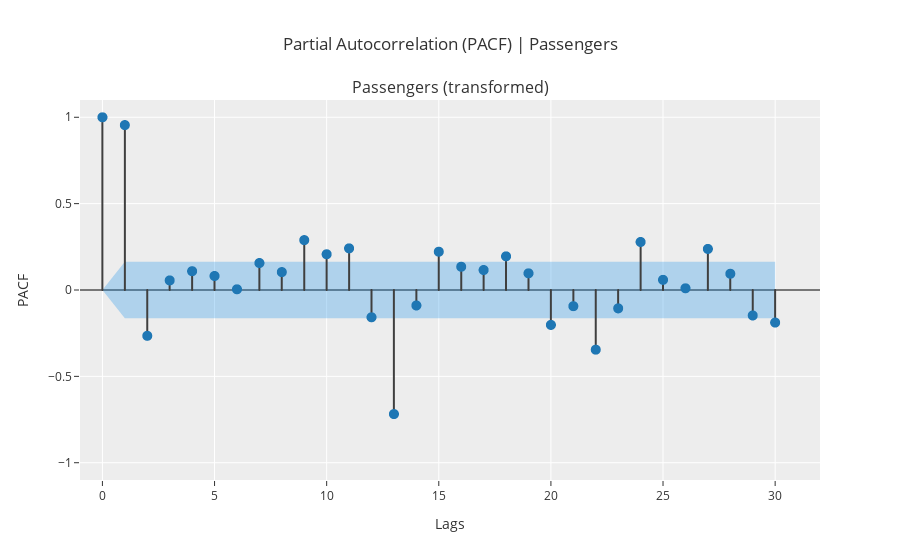

The notebook cell this image was saved under:
### Code cell
exp.plot_model(plot='pacf', data_kwargs={'nlags':30})

### Figure 1 — Plotly figure (JSON) as saved in the notebook; plotly's stock layout.template omitted (floating-point values rounded to 4 significant figures)
{"data": [{"line": {"color": "#3f3f3f"}, "marker": {"size": 10}, "mode": "lines", "name": "PACF", "showlegend": false, "type": "scattergl", "x": [0, 0], "xaxis": "x", "y": [0, 1], "yaxis": "y"}, {"line": {"color": "#3f3f3f"}, "marker": {"size": 10}, "mode": "lines", "name": "PACF", "showlegend": false, "type": "scattergl", "x": [1, 1], "xaxis": "x", "y": [0, 0.9547], "yaxis": "y"}, {"line": {"color": "#3f3f3f"}, "marker": {"size": 10}, "mode": "lines", "name": "PACF", "showlegend": false, "type": "scattergl", "x": [2, 2], "xaxis": "x", "y": [0, -0.2653], "yaxis": "y"}, {"line": {"color": "#3f3f3f"}, "marker": {"size": 10}, "mode": "lines", "name": "PACF", "showlegend": false, "type": "scattergl", "x": [3, 3], "xaxis": "x", "y": [0, 0.05547], "yaxis": "y"}, {"line": {"color": "#3f3f3f"}, "marker": {"size": 10}, "mode": "lines", "name": "PACF", "showlegend": false, "type": "scattergl", "x": [4, 4], "xaxis": "x", "y": [0, 0.1089], "yaxis": "y"}, {"line": {"color": "#3f3f3f"}, "marker": {"size": 10}, "mode": "lines", "name": "PACF", "showlegend": false, "type": "scattergl", "x": [5, 5], "xaxis": "x", "y": [0, 0.08113], "yaxis": "y"}, {"line": {"color": "#3f3f3f"}, "marker": {"size": 10}, "mode": "lines", "name": "PACF", "showlegend": false, "type": "scattergl", "x": [6, 6], "xaxis": "x", "y": [0, 0.004125], "yaxis": "y"}, {"line": {"color": "#3f3f3f"}, "marker": {"size": 10}, "mode": "lines", "name": "PACF", "showlegend": false, "type": "scattergl", "x": [7, 7], "xaxis": "x", "y": [0, 0.1562], "yaxis": "y"}, {"line": {"color": "#3f3f3f"}, "marker": {"size": 10}, "mode": "lines", "name": "PACF", "showlegend": false, "type": "scattergl", "x": [8, 8], "xaxis": "x", "y": [0, 0.1037], "yaxis": "y"}, {"line": {"color": "#3f3f3f"}, "marker": {"size": 10}, "mode": "lines", "name": "PACF", "showlegend": false, "type": "scattergl", "x": [9, 9], "xaxis": "x", "y": [0, 0.2888], "yaxis": "y"}, {"line": {"color": "#3f3f3f"}, "marker": {"size": 10}, "mode": "lines", "name": "PACF", "showlegend": false, "type": "scattergl", "x": [10, 10], "xaxis": "x", "y": [0, 0.2069], "yaxis": "y"}, {"line": {"color": "#3f3f3f"}, "marker": {"size": 10}, "mode": "lines", "name": "PACF", "showlegend": false, "type": "scattergl", "x": [11, 11], "xaxis": "x", "y": [0, 0.2411], "yaxis": "y"}, {"line": {"color": "#3f3f3f"}, "marker": {"size": 10}, "mode": "lines", "name": "PACF", "showlegend": false, "type": "scattergl", "x": [12, 12], "xaxis": "x", "y": [0, -0.158], "yaxis": "y"}, {"line": {"color": "#3f3f3f"}, "marker": {"size": 10}, "mode": "lines", "name": "PACF", "showlegend": false, "type": "scattergl", "x": [13, 13], "xaxis": "x", "y": [0, -0.7183], "yaxis": "y"}, {"line": {"color": "#3f3f3f"}, "marker": {"size": 10}, "mode": "lines", "name": "PACF", "showlegend": false, "type": "scattergl", "x": [14, 14], "xaxis": "x", "y": [0, -0.08948], "yaxis": "y"}, {"line": {"color": "#3f3f3f"}, "marker": {"size": 10}, "mode": "lines", "name": "PACF", "showlegend": false, "type": "scattergl", "x": [15, 15], "xaxis": "x", "y": [0, 0.2216], "yaxis": "y"}, {"line": {"color": "#3f3f3f"}, "marker": {"size": 10}, "mode": "lines", "name": "PACF", "showlegend": false, "type": "scattergl", "x": [16, 16], "xaxis": "x", "y": [0, 0.1346], "yaxis": "y"}, {"line": {"color": "#3f3f3f"}, "marker": {"size": 10}, "mode": "lines", "name": "PACF", "showlegend": false, "type": "scattergl", "x": [17, 17], "xaxis": "x", "y": [0, 0.1156], "yaxis": "y"}, {"line": {"color": "#3f3f3f"}, "marker": {"size": 10}, "mode": "lines", "name": "PACF", "showlegend": false, "type": "scattergl", "x": [18, 18], "xaxis": "x", "y": [0, 0.1948], "yaxis": "y"}, {"line": {"color": "#3f3f3f"}, "marker": {"size": 10}, "mode": "lines", "name": "PACF", "showlegend": false, "type": "scattergl", "x": [19, 19], "xaxis": "x", "y": [0, 0.09666], "yaxis": "y"}, {"line": {"color": "#3f3f3f"}, "marker": {"size": 10}, "mode": "lines", "name": "PACF", "showlegend": false, "type": "scattergl", "x": [20, 20], "xaxis": "x", "y": [0, -0.2022], "yaxis": "y"}, {"line": {"color": "#3f3f3f"}, "marker": {"size": 10}, "mode": "lines", "name": "PACF", "showlegend": false, "type": "scattergl", "x": [21, 21], "xaxis": "x", "y": [0, -0.09364], "yaxis": "y"}, {"line": {"color": "#3f3f3f"}, "marker": {"size": 10}, "mode": "lines", "name": "PACF", "showlegend": false, "type": "scattergl", "x": [22, 22], "xaxis": "x", "y": [0, -0.3456], "yaxis": "y"}, {"line": {"color": "#3f3f3f"}, "marker": {"size": 10}, "mode": "lines", "name": "PACF", "showlegend": false, "type": "scattergl", "x": [23, 23], "xaxis": "x", "y": [0, -0.1062], "yaxis": "y"}, {"line": {"color": "#3f3f3f"}, "marker": {"size": 10}, "mode": "lines", "name": "PACF", "showlegend": false, "type": "scattergl", "x": [24, 24], "xaxis": "x", "y": [0, 0.2778], "yaxis": "y"}, {"line": {"color": "#3f3f3f"}, "marker": {"size": 10}, "mode": "lines", "name": "PACF", "showlegend": false, "type": "scattergl", "x": [25, 25], "xaxis": "x", "y": [0, 0.05878], "yaxis": "y"}, {"line": {"color": "#3f3f3f"}, "marker": {"size": 10}, "mode": "lines", "name": "PACF", "showlegend": false, "type": "scattergl", "x": [26, 26], "xaxis": "x", "y": [0, 0.009866], "yaxis": "y"}, {"line": {"color": "#3f3f3f"}, "marker": {"size": 10}, "mode": "lines", "name": "PACF", "showlegend": false, "type": "scattergl", "x": [27, 27], "xaxis": "x", "y": [0, 0.2377], "yaxis": "y"}, {"line": {"color": "#3f3f3f"}, "marker": {"size": 10}, "mode": "lines", "name": "PACF", "showlegend": false, "type": "scattergl", "x": [28, 28], "xaxis": "x", "y": [0, 0.09406], "yaxis": "y"}, {"line": {"color": "#3f3f3f"}, "marker": {"size": 10}, "mode": "lines", "name": "PACF", "showlegend": false, "type": "scattergl", "x": [29, 29], "xaxis": "x", "y": [0, -0.1475], "yaxis": "y"}, {"line": {"color": "#3f3f3f"}, "marker": {"size": 10}, "mode": "lines", "name": "PACF", "showlegend": false, "type": "scattergl", "x": [30, 30], "xaxis": "x", "y": [0, -0.1886], "yaxis": "y"}, {"marker": {"color": "#1f77b4", "size": 10}, "mode": "markers", "name": "PACF", "showlegend": false, "type": "scattergl", "x": [0, 1, 2, 3, 4, 5, 6, 7, 8, 9, 10, 11, 12, 13, 14, 15, 16, 17, 18, 19, 20, 21, 22, 23, 24, 25, 26, 27, 28, 29, 30], "xaxis": "x", "y": [1, 0.9547, -0.2653, 0.05547, 0.1089, 0.08113, 0.004125, 0.1562, 0.1037, 0.2888, 0.2069, 0.2411, -0.158, -0.7183, -0.08948, 0.2216, 0.1346, 0.1156, 0.1948, 0.09666, -0.2022, -0.09364, -0.3456, -0.1062, 0.2778, 0.05878, 0.009866, 0.2377, 0.09406, -0.1475, -0.1886], "yaxis": "y"}, {"line": {"color": "rgba(255,255,255,0)"}, "marker": {"size": 10}, "mode": "lines", "name": "UC", "showlegend": false, "type": "scatter", "x": [0, 1, 2, 3, 4, 5, 6, 7, 8, 9, 10, 11, 12, 13, 14, 15, 16, 17, 18, 19, 20, 21, 22, 23, 24, 25, 26, 27, 28, 29, 30], "xaxis": "x", "y": [0, 0.1633, 0.1633, 0.1633, 0.1633, 0.1633, 0.1633, 0.1633, 0.1633, 0.1633, 0.1633, 0.1633, 0.1633, 0.1633, 0.1633, 0.1633, 0.1633, 0.1633, 0.1633, 0.1633, 0.1633, 0.1633, 0.1633, 0.1633, 0.1633, 0.1633, 0.1633, 0.1633, 0.1633, 0.1633, 0.1633], "yaxis": "y"}, {"fill": "tonexty", "fillcolor": "rgba(32, 146, 230,0.3)", "line": {"color": "rgba(255,255,255,0)"}, "marker": {"size": 10}, "mode": "lines", "name": "LC", "showlegend": false, "type": "scatter", "x": [0, 1, 2, 3, 4, 5, 6, 7, 8, 9, 10, 11, 12, 13, 14, 15, 16, 17, 18, 19, 20, 21, 22, 23, 24, 25, 26, 27, 28, 29, 30], "xaxis": "x", "y": [0, -0.1633, -0.1633, -0.1633, -0.1633, -0.1633, -0.1633, -0.1633, -0.1633, -0.1633, -0.1633, -0.1633, -0.1633, -0.1633, -0.1633, -0.1633, -0.1633, -0.1633, -0.1633, -0.1633, -0.1633, -0.1633, -0.1633, -0.1633, -0.1633, -0.1633, -0.1633, -0.1633, -0.1633, -0.1633, -0.1633], "yaxis": "y"}], "layout": {"annotations": [{"font": {"size": 16}, "showarrow": false, "text": "Passengers (transformed)", "x": 0.5, "xanchor": "center", "xref": "paper", "y": 1, "yanchor": "bottom", "yref": "paper"}], "showlegend": false, "title": {"text": "Partial Autocorrelation (PACF) | Passengers"}, "xaxis": {"anchor": "y", "domain": [0, 1], "range": [-1, 32], "title": {"text": "Lags"}}, "yaxis": {"anchor": "x", "domain": [0, 1], "range": [-1.1, 1.1], "title": {"text": "PACF"}, "zerolinecolor": "#000000"}}}
